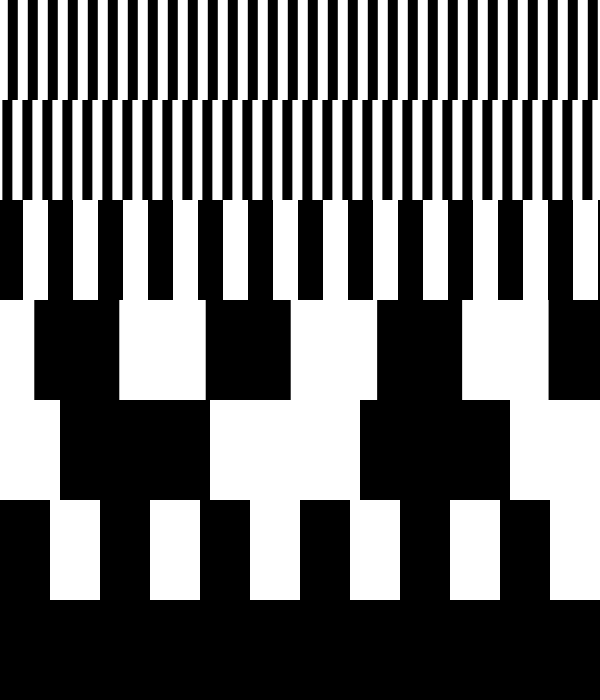
Frame 1 (no input)
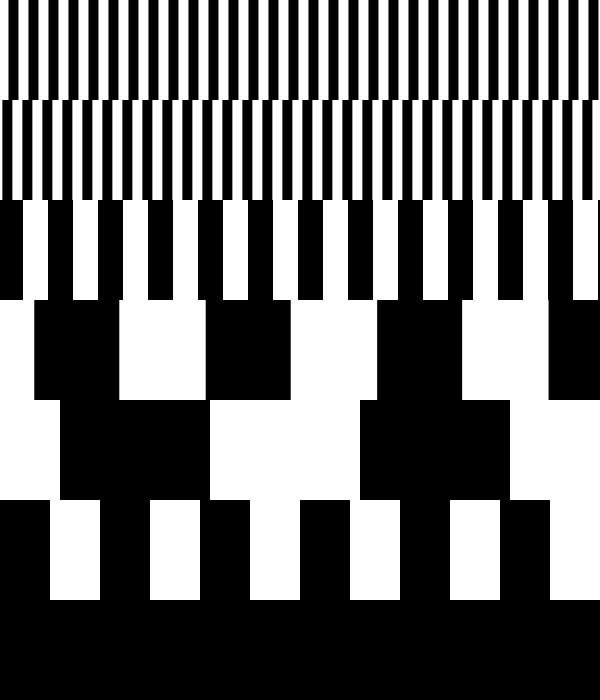
Frame 60 (the mouse pressed at the canvas centre just before this capture)
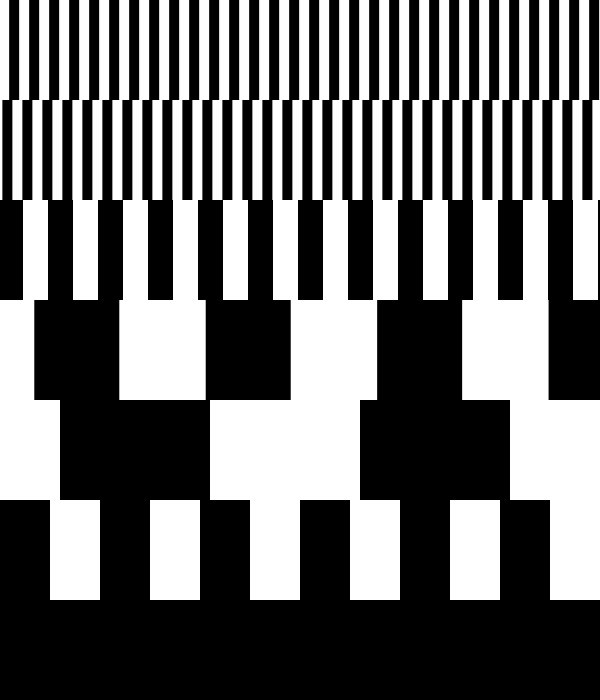
Frame 120 (the mouse held since frame 60 and released just before this capture)

The Processing sketch that drew these frames (run headless with seeded random() and noise(); from frame 60 on, the mouse is pressed at the canvas centre):

// Processing sketch: build
// ── build.pde
// 60602474121
void setup() {
  size(600, 700);
  surface.setResizable(true);
  noStroke();
  fill(0);
}

void draw() {
  background(255);

  float sec = second();
  float min = minute();
  float h = hour();
  float d = day();
  float w = day()/4;
  float m = month();
  float y = year();

  sec = map(sec, 0, 59, 0, width/15);
  min = map(min, 0, 59, 0, width/15);
  h = map(h, 0, 23, 0, width/6);
  d = map(d, 1, 31, 0, width/1.75);
  w = map(w, 0.25, 7.75, 0, width);
  m = map(m, 1, 12, 0, width/3);
  //--- 
  for (float i = -width/15; i < width; i += width/30) {
    rect(i+sec, 0, width/60, height/7);
  }
  //---
  for (float i = -width/15; i < width; i += width/30) {
    rect(i+min, height/7, width/60, height/7);
  }
  //--- 
  for (float i = -width/6; i < width; i += width/12) {
    rect(i+h-2, height*2/7, width/24, height/7);
  }
  //--- 
  for (float i = -width/1.75; i < width; i += width/3.5) {
    rect(i+d, height*3/7, width/7, height/7); 
  }
  //--- 
  for (float i = -width/1; i < width; i += width/2) {
    rect(i+w, height*4/7, width/4, height/7);
  }
  //---  
  for (float i = -width/3; i < width; i += width/6) {
    rect(i+m, height*5/7, width/12, height/7);
  }
  //---
  rect(0, height*6/7, width, height/7);
}
